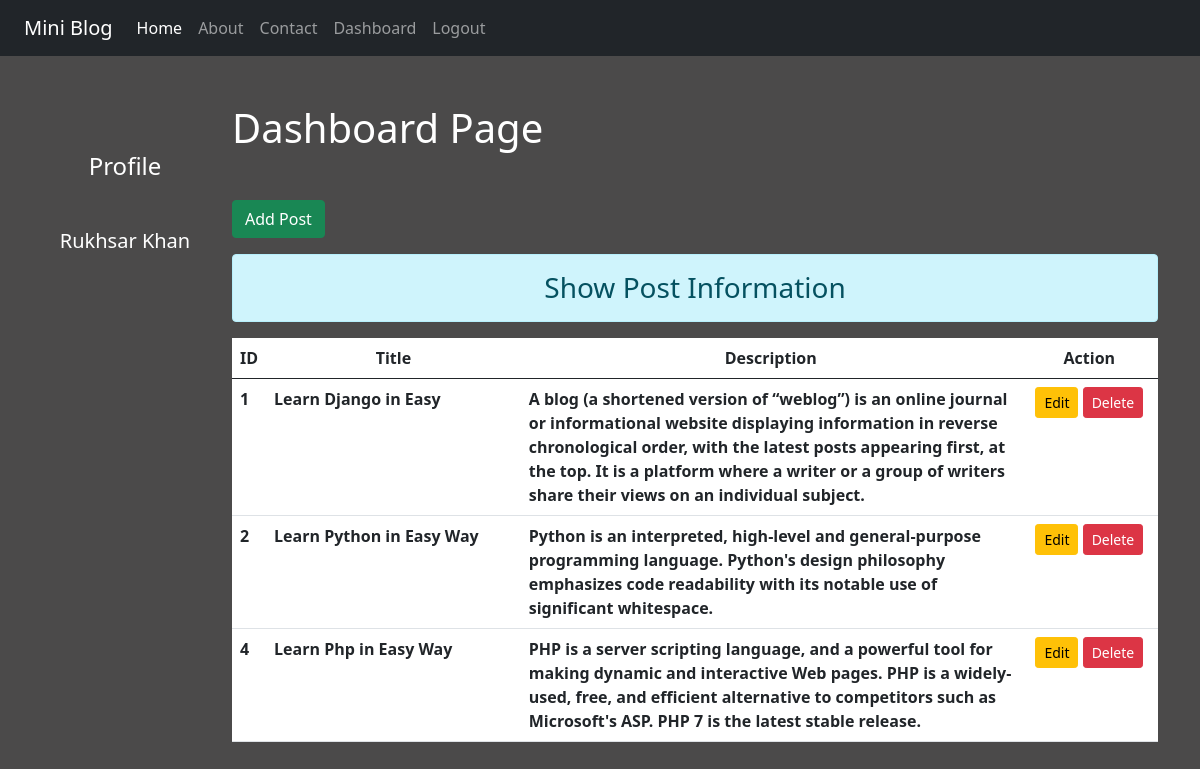
The page /dashboard/ (signed in) on the database its author committed.
### blog/models.py (models this page shows)
class Post(models.Model):
    title = models.CharField(max_length=100)
    desc= models.TextField()

### blog/views.py (the view)
# urls.py: path('dashboard/', views.dashboard, name='dashboard'),
def dashboard(request):
    if request.user.is_authenticated:
        posts =  Post.objects.all()
        user = request.user
        full_name = user.get_full_name()
        gps = user.groups.all()
        return render(request, 'blog/dashboard.html', {'posts':posts,'full_name':full_name, 'groups':gps})
    else:
        return HttpResponseRedirect("/login/")

### blog/templates/blog/dashboard.html (shortened to what this page needs)
{% extends 'blog/base.html' %}
{% load static %}
{% block side %}
    <div class="col-sm-2 text-white my-5 text-center">
        <h4 class="my-5">Profile</h4>
        <h5>{{full_name}}</h5>
    </div>
{% endblock side %}
{% block content %}
    <div class="col-sm-10">
        <h1 class="text-white my-5">Dashboard Page</h1>
        <a href="{% url 'addpost' %}" class="btn btn-success ">Add Post</a>
        <h3 class="text-center alert alert-info mt-3">Show Post Information</h3>
            {% if posts %}
                <table class="table table-hover bg-white">
                    <thead>
                        <tr class="text-center">
                            <th scope="col" style="width:2%">ID</th>
                            <th scope="col" style="width:28%">Title</th>
                            <th scope="col" style="width:55%">Description</th>
                            <th scope="col" style="width:15%">Action</th>
                        </tr>
                    </thead>
                    <tbody>
                        {% for post in posts %}
                            <tr>
                                <th scope="row">{{post.id}}</th>
                                <th>{{post.title}}</th>
                                <th>{{post.desc}}</th>
                                <td class="text-center">
                                    <a href="{% url 'updatepost' post.id %}" class="btn btn-warning btn-sm">Edit</a>
                                    {% if perms.blog.delete_post %}
                                        <form action="{% url 'deletepost' post.id %}" method="post" class="d-inline">{% csrf_token %}
                                            <input type="submit" value="Delete" class="btn btn-danger btn-sm">
                                        </form>
                                    {% endif %}
                                </td>
                            </tr>
                        {% endfor %}
                    </tbody>
                </table>
            {% else %}
                <h4 class="text-center alert alert-warning">No Records</h4>
        {% endif %}
    </div>
{% endblock content %}

### blog/templates/blog/base.html (shortened to what this page needs)
<!DOCTYPE html>
{% load static %}
<html lang="en">
<head>
    <link rel="stylesheet" href="{% static 'blog/css/bootstrap.css' %}">
    <link rel="stylesheet" href="{% static 'blog/css/style.css' %}">
</head>
<body>
    <div class="container-fluid bg-dark">
        {% include 'blog/navbar.html' %}
    </div>
    <div class="container">
        <div class="row">
            {% block side %}
            {% endblock side %}
            {% block content %}
            {% endblock content %}
        </div>
    </div>
</body>
</html>

### blog/templates/blog/navbar.html (shortened to what this page needs)
<nav class="navbar navbar-expand-lg navbar-dark bg-dark">
  <div class="container-fluid">
    <a class="navbar-brand" href="#">Mini Blog</a>
    <div class="collapse navbar-collapse" id="navbarSupportedContent">
      <ul class="navbar-nav me-auto mb-2 mb-lg-0">
        <li class="nav-item">
          <a class="nav-link active" aria-current="page" href="#">Home</a>
        </li>
        <li class="nav-item">
          <a class="nav-link" href="{% url 'about' %}">About</a>
        </li>
        <li class="nav-item">
          <a class="nav-link" href="{% url 'contact' %}">Contact</a>
        </li>
        {% if request.user.is_authenticated %}
          <li class="nav-item">
            <a class="nav-link" href="{% url 'dashboard' %}">Dashboard</a>
          </li>
          <li class="nav-item">
            <a class="nav-link" href="{% url 'logout' %}">Logout</a>
          </li>
        {% endif %}
      </ul>
    </div>
  </div>
</nav>

### blog/static/blog/css/style.css (style rules this page uses)
body { background-color: rgb(75, 74, 74); color: antiquewhite; }

### rows shown on the page
Post: id "1", title "Learn Django in Easy", desc "A blog (a shortened version of “weblog”) is an online journal or informational website displaying information in reverse chronological order, with the latest posts appearing first, at the top. It is a platform where a writer or a group of writers share their views on an individual subject."
Post: id "2", title "Learn Python in Easy Way", desc "Python is an interpreted, high-level and general-purpose programming language. Python's design philosophy emphasizes code readability with its notable use of significant whitespace."
Post: id "4", title "Learn Php in Easy Way", desc "PHP is a server scripting language, and a powerful tool for making dynamic and interactive Web pages. PHP is a widely-used, free, and efficient alternative to competitors such as Microsoft's ASP. PHP 7 is the latest stable release."

### other values the page prints
{{ full_name }} "Rukhsar Khan"
